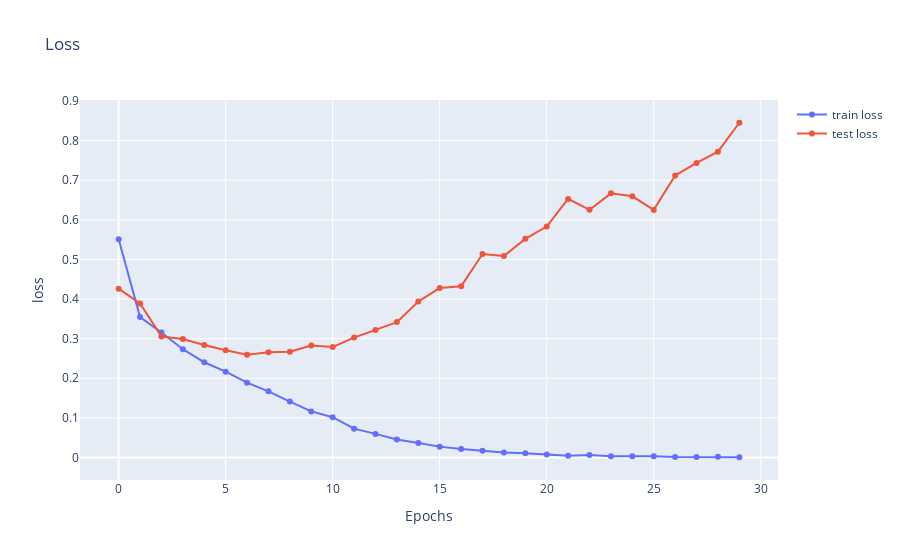

Here is the notebook cell this chart was saved with:
### Code cell
of.offline.init_notebook_mode(connected=True)
t0 = go.Scatter(
    y=np.array(train_loss),
    x=np.array(range(len(train_loss))),
    mode='lines + markers',
    name='train loss'
)
t1 = go.Scatter(
    y=np.array(test_loss),
    x=np.array(range(len(test_loss))),
    mode='lines + markers',
    name='test loss'
)
layout = dict(title='Loss', xaxis=dict(title='Epochs'), yaxis=dict(title='loss'))
data = dict(data=[t0, t1], layout=layout)
py.iplot(data)

### Figure 1 — Plotly figure (JSON) as saved in the notebook; plotly's stock layout.template omitted (floating-point values rounded to 4 significant figures)
{"data": [{"mode": "lines+markers", "name": "train loss", "type": "scatter", "x": [0, 1, 2, 3, 4, 5, 6, 7, 8, 9, 10, 11, 12, 13, 14, 15, 16, 17, 18, 19, 20, 21, 22, 23, 24, 25, 26, 27, 28, 29], "y": [0.551, 0.3546, 0.3156, 0.2734, 0.2404, 0.2166, 0.1889, 0.167, 0.1412, 0.1163, 0.1017, 0.0728, 0.05953, 0.04541, 0.03644, 0.02736, 0.02114, 0.01674, 0.0127, 0.01093, 0.007381, 0.004536, 0.006414, 0.003271, 0.003384, 0.003371, 0.001431, 0.001277, 0.001808, 0.0005522]}, {"mode": "lines+markers", "name": "test loss", "type": "scatter", "x": [0, 1, 2, 3, 4, 5, 6, 7, 8, 9, 10, 11, 12, 13, 14, 15, 16, 17, 18, 19, 20, 21, 22, 23, 24, 25, 26, 27, 28, 29], "y": [0.4261, 0.3887, 0.3052, 0.2992, 0.284, 0.2707, 0.2596, 0.2659, 0.267, 0.2827, 0.2789, 0.3026, 0.3221, 0.3417, 0.3938, 0.4277, 0.4322, 0.5139, 0.5086, 0.552, 0.583, 0.6528, 0.6253, 0.6669, 0.6594, 0.625, 0.7117, 0.7437, 0.772, 0.8451]}], "layout": {"title": {"text": "Loss"}, "xaxis": {"title": {"text": "Epochs"}}, "yaxis": {"title": {"text": "loss"}}}}
